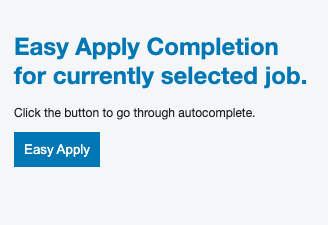
#> input picture images/user_interface.png, 328 x 225 px
$ python icon_generator.py images/user_interface.png
#> lines starting #> are read from the running program, lines starting #| are printed output that depends on the picture
#!/usr/bin/env python3

import sys
from PIL import Image
from PIL import ImageOps


def usage():
    print('usage: ./icon_generator.py <src_image>')


def main(filename):
#> called with filename = 'images/user_interface.png'
    icon_sizes = (64,96)
    src_image = Image.open(filename, 'r')
#> src_image is the input picture: PIL image 328x225 RGBA; mean R, G, B, A 218.9, 232, 239.7, 255

    for size in icon_sizes:
        icon = src_image.resize((size, size), Image.LANCZOS)
        icon.save('icon{size}.png'.format(size=size))
        if size == 19:
            grayscale_icon = ImageOps.grayscale(icon)
            grayscale_icon.save('icon{size}-disable.png'.format(size=size))
#> this loop made 2 passes
#> pass 1, in main, `icon = src_image.resize((size, size), Image.LANCZOS)`:
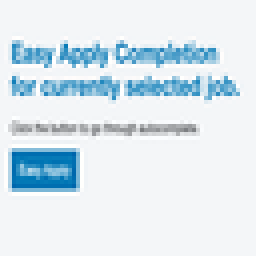
#> icon: PIL image 64x64 RGBA (shown 4 times larger); mean R, G, B, A 219, 232, 239.7, 255
#> pass 2, in main, `icon = src_image.resize((size, size), Image.LANCZOS)`:
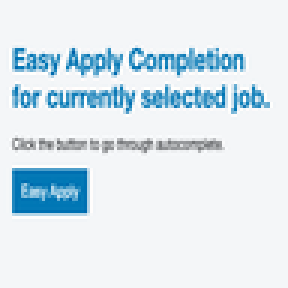
#> icon: PIL image 96x96 RGBA (shown 3 times larger); mean R, G, B, A 219, 231.9, 239.7, 255


if __name__ == '__main__':
    if len(sys.argv) != 2:
        usage()
        sys.exit(1)

    filename = sys.argv[1]
    main(filename)
